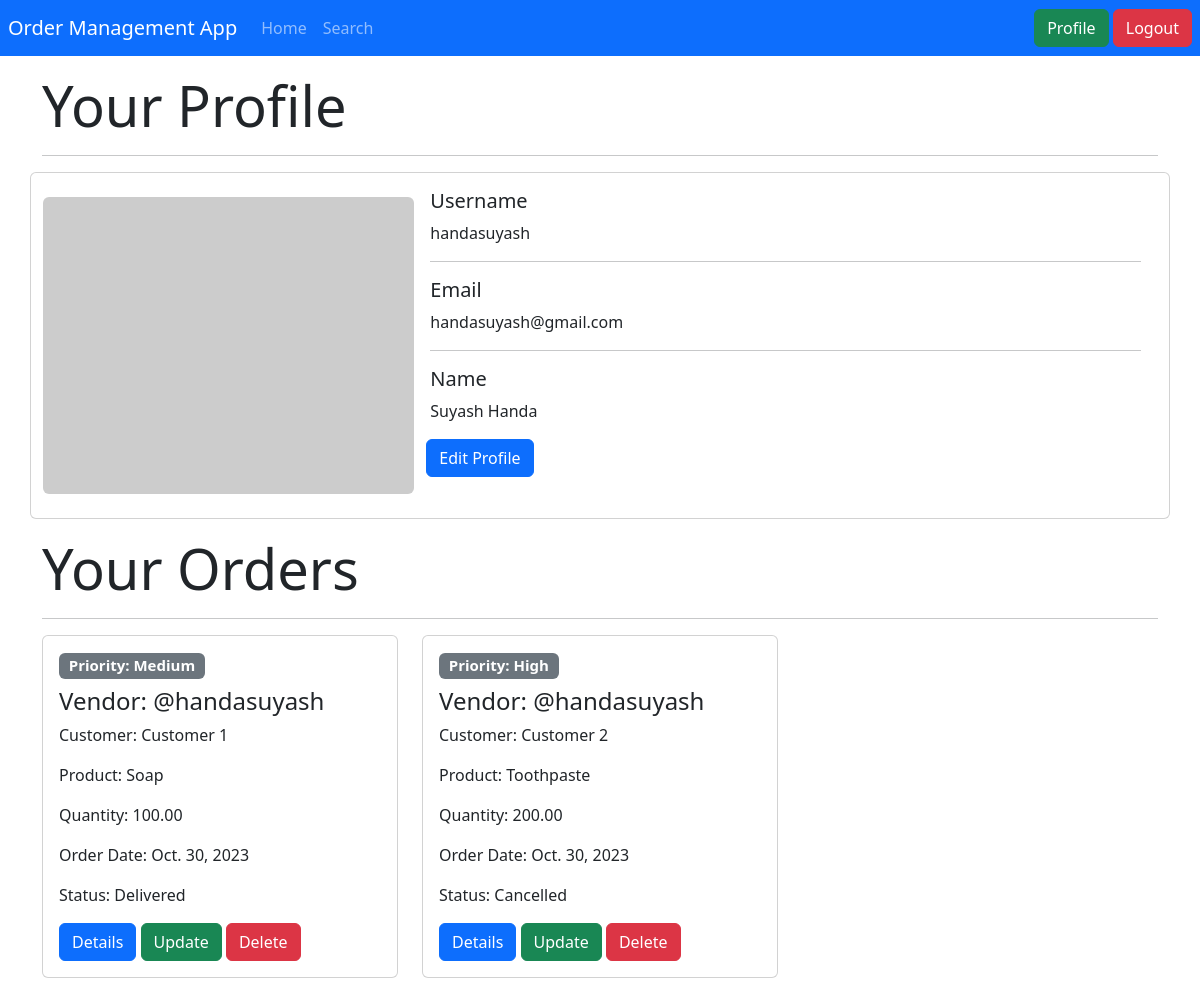
Page /profile/ (signed in) on the committed database.
### orders/models.py (models this page shows)
class Orders(models.Model):
    id = models.UUIDField(primary_key=True, default=uuid.uuid4, editable=False)
    vendor_id = models.ForeignKey(User, on_delete=models.CASCADE)
    customer = models.CharField(max_length=50)
    product = models.CharField(max_length=50)
    date = models.DateField(auto_now_add=True)
    quantity = models.DecimalField(max_digits=10, decimal_places=2)
    status = models.CharField(max_length=50)
    priority = models.CharField(max_length=50)

### orders/views.py (the view)
# urls.py: path("profile/", views.profile_view, name="profile"),
@login_required(login_url="login")
def profile_view(request):
    user_obj = User.objects.get(id=request.user.id)
    orders = Orders.objects.filter(vendor_id=request.user.id)
    context = {"profile": user_obj, "orders": orders}
    return render(request, "profile/profile.html", context)

### orders/templates/profile/profile.html (shortened to what this page needs)
{% extends 'base.html' %} {% load widget_tweaks %}{% block title %}Profile{% endblock %} {% block content %}
<div class="container">
    <div class="row">
        <div class="col-md-12">
            <h1 class="display-4">Your Profile</h1>
            <hr />
            <div class="row">
                <div class="card mb-3">
                    <div class="row g-0">
                        <div class="col-md-4">
                            <img src="https://placehold.co/500x400" class="img-fluid rounded my-4" alt="...">
                        </div>
                        <div class="col-md-8">
                            <div class="card-body">
                                <h5 class="card-title">Username</h5>
                                <p class="card-text">{{profile.username}}</p>
                                <hr />
                                <h5 class="card-title">Email</h5>
                                <p class="card-text">{{profile.email}}</p>
                                <hr />
                                <h5 class="card-title">Name</h5>
                                {% if profile.first_name %}
                                <p class="card-text">{{ profile.first_name }} {{ profile.last_name }}</p>
                                {% else %}
                                <p class="card-text"><i>Not set</i></p>
                                {% endif %}
                            </div>
                            <div class="container">
                                <a href="{% url 'profile_edit' %}" class="btn btn-primary mx-auto">Edit Profile</a>
                            </div>
                            <br />
                        </div>
                    </div>
                </div>
            </div>
            <h1 class="display-4">Your Orders</h1>
            <hr />
            <div class="row">
                {% for order in orders %}
                <div class="col-md-4 mb-4">
                    <div class="card">
                        <div class="card-body">
                            <h5><span class="badge bg-secondary">Priority: {{ order.priority }}</span></h5>
                            <h4 class="card-title">Vendor: @{{ order.vendor_id }}</h4>
                            <p class="card-text">Customer: {{ order.customer }}</p>
                            <p class="card-text">Product: {{ order.product }}</p>
                            <p class="card-text">Quantity: {{ order.quantity }}</p>
                            <p class="card-text">Order Date: {{ order.date }}</p>
                            <p class="card-text">Status: {{ order.status }}</p>
                            <a href="{% url 'order_details' order.id %}" class="btn btn-primary">Details</a>
                            <a href="{% url 'order_edit' order.id %}" class="btn btn-success">Update</a>
                            <a href="{% url 'order_delete' order.id %}" class="btn btn-danger">Delete</a>
                        </div>
                    </div>
                </div>
                {% endfor %}
            </div>
        </div>
    </div>
</div>
{% endblock %}

### rows in the picture
Orders: priority "Medium", vendor_id "handasuyash", customer "Customer 1", product "Soap", quantity "100.00", date "Oct. 30, 2023", status "Delivered"
Orders: priority "High", vendor_id "handasuyash", customer "Customer 2", product "Toothpaste", quantity "200.00", date "Oct. 30, 2023", status "Cancelled"

### other values in the picture
{{ profile.username }} "handasuyash"
{{ profile.email }} "handasuyash@gmail.com"
{{ profile.first_name }} "Suyash"
{{ profile.last_name }} "Handa"
